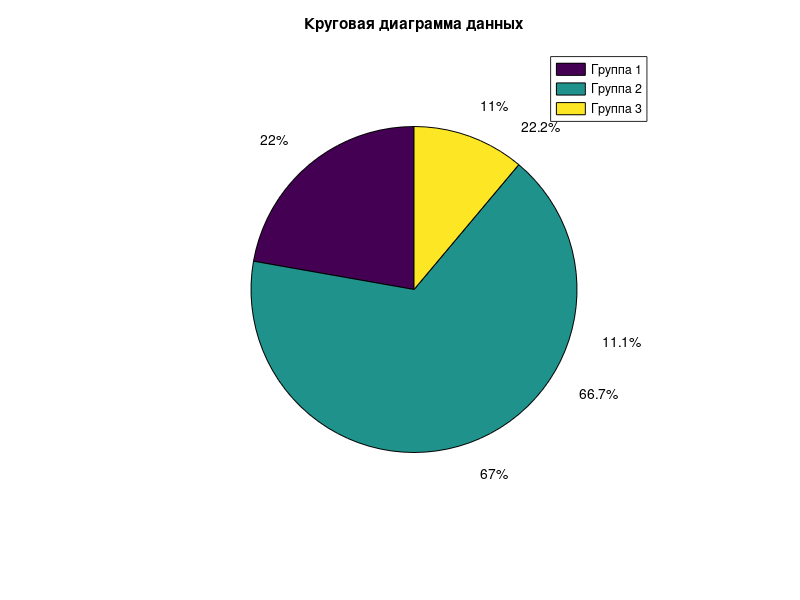

The MATLAB source for this figure:
data = [2, 6, 1];

% Построение круговой диаграммы
figure;
pie(data);

% Добавление легенды (по желанию)
legend('Группа 1', 'Группа 2', 'Группа 3');

% Добавление процентных значений (по желанию)
percent = 100 * data / sum(data);
labels = arrayfun(@(n) sprintf('%.1f%%', n), percent, 'UniformOutput', false);
text(1.2 * cosd(90 - cumsum(percent) - percent / 2), 1.2 * sind(90 - cumsum(percent) - percent / 2), labels);

% Заголовок
title('Круговая диаграмма данных');